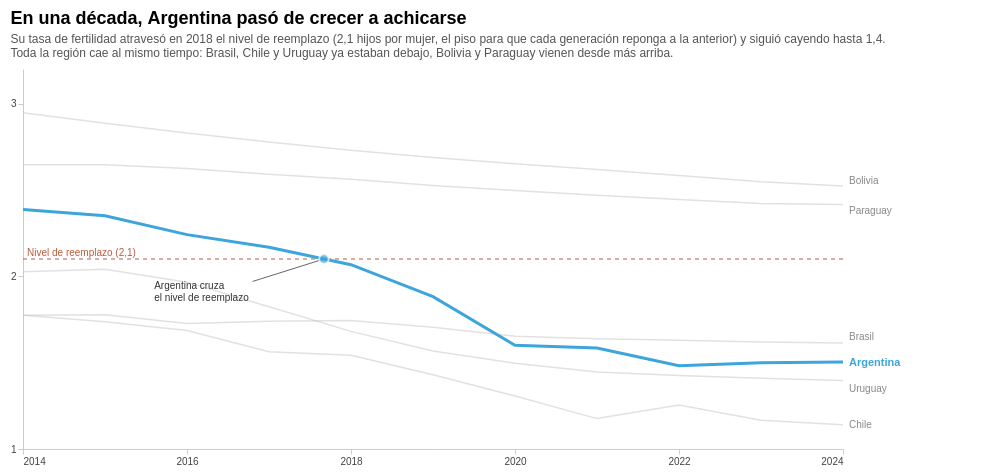

The cell this chart's notebook holds for it:
### Markdown cell above
## 7. Gráfico 3 — En una década, Argentina pasó de crecer a achicarse

Line chart con Argentina destacada en azul y los vecinos en gris.
Una línea de referencia horizontal marca el **nivel de reemplazo (2,1 hijos por mujer)**:
el piso a partir del cual una generación deja de reponer a la anterior.
Se anota el momento en que Argentina cruza ese umbral (entre 2017 y 2018).

### Code cell
# --- Separación de series: Argentina (destacada) vs. el resto (en gris) ---
otros = df_fert[~df_fert["ES_DESTACADO"]].copy()
arg = df_fert[df_fert["ES_DESTACADO"]].copy()

# --- Campo derivado para el tooltip: distancia al nivel de reemplazo (2,1) ---
# Permite leer de un vistazo cuán por encima o por debajo del piso de reposición
# generacional está cada observación, que es justamente lo que cuenta el gráfico.
for _df in (otros, arg):
    _df["DIF_REEMPLAZO"] = _df["TFR"] - 2.1

# --- Tooltip compartido con nombres legibles y unidades explícitas ---
tooltip_fert = [
    alt.Tooltip("PAIS:N",          title="País"),
    alt.Tooltip("AÑO:Q",           title="Año", format="d"),
    alt.Tooltip("TFR:Q",           title="Hijos por mujer",                  format=".2f"),
    alt.Tooltip("DIF_REEMPLAZO:Q", title="Diferencia con el reemplazo (2,1)", format="+.2f"),
]

# --- Escalas y ejes compartidos entre capas ---
y_scale = alt.Scale(domain=[1, 3.2], nice=False)
x_scale = alt.Scale(domain=[2014, 2024], nice=False)
x_axis = alt.Axis(labelAngle=0, values=list(range(2014, 2025, 2)), format="d")
y_axis = alt.Axis(values=[1, 2, 3], tickCount=3, format="d")

# --- Línea de referencia: nivel de reemplazo (2,1 hijos por mujer) ---
replacement = alt.Chart(pd.DataFrame({"y": [2.1]})).mark_rule(
    color="#B85C3C", strokeDash=[4, 4], strokeWidth=1
).encode(y=alt.Y("y:Q", scale=y_scale))

replacement_label = alt.Chart(
    pd.DataFrame({"y": [2.1], "x": [2014], "t": ["Nivel de reemplazo (2,1)"]})
).mark_text(
    align="left", dx=4, dy=-6, color="#B85C3C", fontSize=10
).encode(x=alt.X("x:Q", scale=x_scale), y=alt.Y("y:Q", scale=y_scale), text="t:N")

# --- Líneas de los vecinos (gris claro, transparentes) ---
otros_lineas = (
    alt.Chart(otros)
    .mark_line(strokeWidth=1.5, opacity=0.45)
    .encode(
        x=alt.X("AÑO:Q", title=None, axis=x_axis, scale=x_scale),
        y=alt.Y("TFR:Q", title=None, scale=y_scale, axis=y_axis),
        color=alt.value("#bdbdbd"),
        detail="PAIS:N",
    )
)

# --- Puntos invisibles sobre cada observación para enganchar el tooltip ---
otros_puntos = (
    alt.Chart(otros)
    .mark_point(size=60, opacity=0)
    .encode(
        x=alt.X("AÑO:Q", scale=x_scale),
        y=alt.Y("TFR:Q", scale=y_scale),
        tooltip=tooltip_fert,
    )
)

# --- Etiquetas finales con offset manual para evitar superposición ---
offsets_etiquetas = {
    "Bolivia": 2.55, "Paraguay": 2.38, "Brasil": 1.65,
    "Argentina": 1.50, "Uruguay": 1.35, "Chile": 1.14,
}
ultimo_anio = int(df_fert["AÑO"].max())
df_etiquetas = pd.DataFrame([
    {"AÑO": ultimo_anio, "PAIS": p, "y": y, "ES_DESTACADO": p == HIGHLIGHT}
    for p, y in offsets_etiquetas.items()
])

otros_etiquetas = (
    alt.Chart(df_etiquetas[~df_etiquetas["ES_DESTACADO"]])
    .mark_text(align="left", dx=6, fontSize=10, color="#888")
    .encode(x=alt.X("AÑO:Q", scale=x_scale), y=alt.Y("y:Q", scale=y_scale), text="PAIS:N")
)

# --- Línea de Argentina (destacada en azul, más gruesa) ---
arg_linea = (
    alt.Chart(arg)
    .mark_line(strokeWidth=3, color="#3CA5DC")
    .encode(
        x=alt.X("AÑO:Q", scale=x_scale),
        y=alt.Y("TFR:Q", scale=y_scale),
    )
)

# --- Puntos invisibles sobre Argentina para enganchar el tooltip año a año ---
arg_puntos = (
    alt.Chart(arg)
    .mark_point(size=80, opacity=0)
    .encode(
        x=alt.X("AÑO:Q", scale=x_scale),
        y=alt.Y("TFR:Q", scale=y_scale),
        tooltip=tooltip_fert,
    )
)

arg_etiqueta = (
    alt.Chart(df_etiquetas[df_etiquetas["ES_DESTACADO"]])
    .mark_text(align="left", dx=6, fontSize=11, fontWeight="bold", color="#3CA5DC")
    .encode(x=alt.X("AÑO:Q", scale=x_scale), y=alt.Y("y:Q", scale=y_scale), text="PAIS:N")
)

# --- Anotación: Argentina cruza el reemplazo entre 2017 (2,168) y 2018 (2,067) ---
# Interpolación lineal sobre y=2,1 -> x ≈ 2017,67
cross_x, cross_y = 2017.67, 2.1
df_cruce = pd.DataFrame({"AÑO": [cross_x], "TFR": [cross_y]})
punto_cruce = (
    alt.Chart(df_cruce)
    .mark_point(size=90, filled=True, color="#3CA5DC", stroke="white", strokeWidth=2)
    .encode(x=alt.X("AÑO:Q", scale=x_scale), y=alt.Y("TFR:Q", scale=y_scale))
)
df_anotacion = pd.DataFrame({
    "AÑO": [2015.6], "TFR": [1.97],
    "t": ["Argentina cruza\nel nivel de reemplazo"],
})
texto_cruce = (
    alt.Chart(df_anotacion)
    .mark_text(align="left", baseline="top", fontSize=10, color="#333", lineBreak="\n")
    .encode(x=alt.X("AÑO:Q", scale=x_scale), y=alt.Y("TFR:Q", scale=y_scale), text="t:N")
)
df_flecha = pd.DataFrame({"x": [cross_x], "x2": [2016.8], "y": [cross_y], "y2": [1.97]})
flecha_cruce = (
    alt.Chart(df_flecha)
    .mark_rule(color="#666", strokeWidth=1)
    .encode(
        x=alt.X("x:Q", scale=x_scale), x2="x2:Q",
        y=alt.Y("y:Q", scale=y_scale), y2="y2:Q",
    )
)

# --- Composición final ---
grafico_3 = (
    replacement + replacement_label
    + otros_lineas + otros_puntos + otros_etiquetas
    + arg_linea + arg_puntos + arg_etiqueta
    + flecha_cruce + punto_cruce + texto_cruce
).properties(
    width=820,
    height=380,
    title=alt.TitleParams(
        "En una década, Argentina pasó de crecer a achicarse",
        subtitle=[
            "Su tasa de fertilidad atravesó en 2018 el nivel de reemplazo (2,1 hijos por mujer, el piso para que cada generación reponga a la anterior) y siguió cayendo hasta 1,4.",
            "Toda la región cae al mismo tiempo: Brasil, Chile y Uruguay ya estaban debajo, Bolivia y Paraguay vienen desde más arriba.",
        ],
        anchor="start",
        fontSize=18,
        subtitleFontSize=12,
        subtitleColor="#555",
        subtitlePadding=6,
        offset=10,
    ),
    padding={"left": 10, "top": 10, "right": 80, "bottom": 10},
).configure_view(
    strokeOpacity=0
).configure_axis(
    grid=False, domainColor="#ccc", tickColor="#ccc",
    labelColor="#444", titleColor="#444",
)

grafico_3

### Figure 1 — Vega-Lite specification as saved in the notebook (floating-point values rounded to 4 significant figures)
{"config": {"view": {"continuousWidth": 300, "continuousHeight": 300, "strokeOpacity": 0}, "axis": {"domainColor": "#ccc", "grid": false, "labelColor": "#444", "tickColor": "#ccc", "titleColor": "#444"}}, "layer": [{"data": {"name": "data-d8b0a9c38565e3e4b32b657c9ce7e613"}, "mark": {"type": "rule", "color": "#B85C3C", "strokeDash": [4, 4], "strokeWidth": 1}, "encoding": {"y": {"field": "y", "scale": {"domain": [1, 3.2], "nice": false}, "type": "quantitative"}}}, {"data": {"name": "data-0fa8809f29be4233d16f01354c5f73f8"}, "mark": {"type": "text", "align": "left", "color": "#B85C3C", "dx": 4, "dy": -6, "fontSize": 10}, "encoding": {"text": {"field": "t", "type": "nominal"}, "x": {"field": "x", "scale": {"domain": [2014, 2024], "nice": false}, "type": "quantitative"}, "y": {"field": "y", "scale": {"domain": [1, 3.2], "nice": false}, "type": "quantitative"}}}, {"data": {"name": "data-20e6b887a3c6c9a495ef96ac7619a9e9"}, "mark": {"type": "line", "opacity": 0.45, "strokeWidth": 1.5}, "encoding": {"color": {"value": "#bdbdbd"}, "detail": {"field": "PAIS", "type": "nominal"}, "x": {"axis": {"format": "d", "labelAngle": 0, "values": [2014, 2016, 2018, 2020, 2022, 2024]}, "field": "AÑO", "scale": {"domain": [2014, 2024], "nice": false}, "title": null, "type": "quantitative"}, "y": {"axis": {"format": "d", "tickCount": 3, "values": [1, 2, 3]}, "field": "TFR", "scale": {"domain": [1, 3.2], "nice": false}, "title": null, "type": "quantitative"}}}, {"data": {"name": "data-20e6b887a3c6c9a495ef96ac7619a9e9"}, "mark": {"type": "point", "opacity": 0, "size": 60}, "encoding": {"tooltip": [{"field": "PAIS", "title": "País", "type": "nominal"}, {"field": "AÑO", "format": "d", "title": "Año", "type": "quantitative"}, {"field": "TFR", "format": ".2f", "title": "Hijos por mujer", "type": "quantitative"}, {"field": "DIF_REEMPLAZO", "format": "+.2f", "title": "Diferencia con el reemplazo (2,1)", "type": "quantitative"}], "x": {"field": "AÑO", "scale": {"domain": [2014, 2024], "nice": false}, "type": "quantitative"}, "y": {"field": "TFR", "scale": {"domain": [1, 3.2], "nice": false}, "type": "quantitative"}}}, {"data": {"name": "data-6bab21f5f34c5377e02d5d178e53b9ed"}, "mark": {"type": "text", "align": "left", "color": "#888", "dx": 6, "fontSize": 10}, "encoding": {"text": {"field": "PAIS", "type": "nominal"}, "x": {"field": "AÑO", "scale": {"domain": [2014, 2024], "nice": false}, "type": "quantitative"}, "y": {"field": "y", "scale": {"domain": [1, 3.2], "nice": false}, "type": "quantitative"}}}, {"data": {"name": "data-8b4e16b4707c78f932ef99b8db5cf79c"}, "mark": {"type": "line", "color": "#3CA5DC", "strokeWidth": 3}, "encoding": {"x": {"field": "AÑO", "scale": {"domain": [2014, 2024], "nice": false}, "type": "quantitative"}, "y": {"field": "TFR", "scale": {"domain": [1, 3.2], "nice": false}, "type": "quantitative"}}}, {"data": {"name": "data-8b4e16b4707c78f932ef99b8db5cf79c"}, "mark": {"type": "point", "opacity": 0, "size": 80}, "encoding": {"tooltip": [{"field": "PAIS", "title": "País", "type": "nominal"}, {"field": "AÑO", "format": "d", "title": "Año", "type": "quantitative"}, {"field": "TFR", "format": ".2f", "title": "Hijos por mujer", "type": "quantitative"}, {"field": "DIF_REEMPLAZO", "format": "+.2f", "title": "Diferencia con el reemplazo (2,1)", "type": "quantitative"}], "x": {"field": "AÑO", "scale": {"domain": [2014, 2024], "nice": false}, "type": "quantitative"}, "y": {"field": "TFR", "scale": {"domain": [1, 3.2], "nice": false}, "type": "quantitative"}}}, {"data": {"name": "data-9c69f8bb8a83fa3d7384a23565efd3ea"}, "mark": {"type": "text", "align": "left", "color": "#3CA5DC", "dx": 6, "fontSize": 11, "fontWeight": "bold"}, "encoding": {"text": {"field": "PAIS", "type": "nominal"}, "x": {"field": "AÑO", "scale": {"domain": [2014, 2024], "nice": false}, "type": "quantitative"}, "y": {"field": "y", "scale": {"domain": [1, 3.2], "nice": false}, "type": "quantitative"}}}, {"data": {"name": "data-33c46274da380b311e4e5b9710482255"}, "mark": {"type": "rule", "color": "#666", "strokeWidth": 1}, "encoding": {"x": {"field": "x", "scale": {"domain": [2014, 2024], "nice": false}, "type": "quantitative"}, "x2": {"field": "x2"}, "y": {"field": "y", "scale": {"domain": [1, 3.2], "nice": false}, "type": "quantitative"}, "y2": {"field": "y2"}}}, {"data": {"name": "data-f0191337d2b0371f3b780e96a729c809"}, "mark": {"type": "point", "color": "#3CA5DC", "filled": true, "size": 90, "stroke": "white", "strokeWidth": 2}, "encoding": {"x": {"field": "AÑO", "scale": {"domain": [2014, 2024], "nice": false}, "type": "quantitative"}, "y": {"field": "TFR", "scale": {"domain": [1, 3.2], "nice": false}, "type": "quantitative"}}}, {"data": {"name": "data-d8f2399329424ae8a462548ac89bfd3f"}, "mark": {"type": "text", "align": "left", "baseline": "top", "color": "#333", "fontSize": 10, "lineBreak": "\n"}, "encoding": {"text": {"field": "t", "type": "nominal"}, "x": {"field": "AÑO", "scale": {"domain": [2014, 2024], "nice": false}, "type": "quantitative"}, "y": {"field": "TFR", "scale": {"domain": [1, 3.2], "nice": false}, "type": "quantitative"}}}], "height": 380, "padding": {"left": 10, "top": 10, "right": 80, "bottom": 10}, "title": {"text": "En una década, Argentina pasó de crecer a achicarse", "anchor": "start", "fontSize": 18, "offset": 10, "subtitle": ["Su tasa de fertilidad atravesó en 2018 el nivel de reemplazo (2,1 hijos por mujer, el piso para que cada generación reponga a la anterior) y siguió cayendo hasta 1,4.", "Toda la región cae al mismo tiempo: Brasil, Chile y Uruguay ya estaban debajo, Bolivia y Paraguay vienen desde más arriba."], "subtitleColor": "#555", "subtitleFontSize": 12, "subtitlePadding": 6}, "width": 820, "$schema": "https://vega.github.io/schema/vega-lite/v6.4.1.json", "datasets": {"data-d8b0a9c38565e3e4b32b657c9ce7e613": [{"y": 2.1}], "data-0fa8809f29be4233d16f01354c5f73f8": [{"y": 2.1, "x": 2014, "t": "Nivel de reemplazo (2,1)"}], "data-20e6b887a3c6c9a495ef96ac7619a9e9": [{"AÑO": 2014, "PAIS": "Bolivia", "TFR": 2.947, "ES_DESTACADO": false, "DIF_REEMPLAZO": 0.847}, {"AÑO": 2015, "PAIS": "Bolivia", "TFR": 2.886, "ES_DESTACADO": false, "DIF_REEMPLAZO": 0.786}, {"AÑO": 2016, "PAIS": "Bolivia", "TFR": 2.829, "ES_DESTACADO": false, "DIF_REEMPLAZO": 0.729}, {"AÑO": 2017, "PAIS": "Bolivia", "TFR": 2.777, "ES_DESTACADO": false, "DIF_REEMPLAZO": 0.677}, {"AÑO": 2018, "PAIS": "Bolivia", "TFR": 2.73, "ES_DESTACADO": false, "DIF_REEMPLAZO": 0.63}, {"AÑO": 2019, "PAIS": "Bolivia", "TFR": 2.688, "ES_DESTACADO": false, "DIF_REEMPLAZO": 0.588}, {"AÑO": 2020, "PAIS": "Bolivia", "TFR": 2.651, "ES_DESTACADO": false, "DIF_REEMPLAZO": 0.551}, {"AÑO": 2021, "PAIS": "Bolivia", "TFR": 2.618, "ES_DESTACADO": false, "DIF_REEMPLAZO": 0.518}, {"AÑO": 2022, "PAIS": "Bolivia", "TFR": 2.584, "ES_DESTACADO": false, "DIF_REEMPLAZO": 0.484}, {"AÑO": 2023, "PAIS": "Bolivia", "TFR": 2.547, "ES_DESTACADO": false, "DIF_REEMPLAZO": 0.447}, {"AÑO": 2024, "PAIS": "Bolivia", "TFR": 2.523, "ES_DESTACADO": false, "DIF_REEMPLAZO": 0.423}, {"AÑO": 2014, "PAIS": "Brasil", "TFR": 1.775, "ES_DESTACADO": false, "DIF_REEMPLAZO": -0.325}, {"AÑO": 2015, "PAIS": "Brasil", "TFR": 1.777, "ES_DESTACADO": false, "DIF_REEMPLAZO": -0.323}, {"AÑO": 2016, "PAIS": "Brasil", "TFR": 1.727, "ES_DESTACADO": false, "DIF_REEMPLAZO": -0.373}, {"AÑO": 2017, "PAIS": "Brasil", "TFR": 1.74, "ES_DESTACADO": false, "DIF_REEMPLAZO": -0.36}, {"AÑO": 2018, "PAIS": "Brasil", "TFR": 1.744, "ES_DESTACADO": false, "DIF_REEMPLAZO": -0.356}, {"AÑO": 2019, "PAIS": "Brasil", "TFR": 1.705, "ES_DESTACADO": false, "DIF_REEMPLAZO": -0.395}, {"AÑO": 2020, "PAIS": "Brasil", "TFR": 1.653, "ES_DESTACADO": false, "DIF_REEMPLAZO": -0.447}, {"AÑO": 2021, "PAIS": "Brasil", "TFR": 1.638, "ES_DESTACADO": false, "DIF_REEMPLAZO": -0.462}, {"AÑO": 2022, "PAIS": "Brasil", "TFR": 1.629, "ES_DESTACADO": false, "DIF_REEMPLAZO": -0.471}, {"AÑO": 2023, "PAIS": "Brasil", "TFR": 1.619, "ES_DESTACADO": false, "DIF_REEMPLAZO": -0.481}, {"AÑO": 2024, "PAIS": "Brasil", "TFR": 1.614, "ES_DESTACADO": false, "DIF_REEMPLAZO": -0.486}, {"AÑO": 2014, "PAIS": "Chile", "TFR": 1.774, "ES_DESTACADO": false, "DIF_REEMPLAZO": -0.326}, {"AÑO": 2015, "PAIS": "Chile", "TFR": 1.737, "ES_DESTACADO": false, "DIF_REEMPLAZO": -0.363}, {"AÑO": 2016, "PAIS": "Chile", "TFR": 1.686, "ES_DESTACADO": false, "DIF_REEMPLAZO": -0.414}, {"AÑO": 2017, "PAIS": "Chile", "TFR": 1.563, "ES_DESTACADO": false, "DIF_REEMPLAZO": -0.537}, {"AÑO": 2018, "PAIS": "Chile", "TFR": 1.543, "ES_DESTACADO": false, "DIF_REEMPLAZO": -0.557}, {"AÑO": 2019, "PAIS": "Chile", "TFR": 1.43, "ES_DESTACADO": false, "DIF_REEMPLAZO": -0.67}, {"AÑO": 2020, "PAIS": "Chile", "TFR": 1.307, "ES_DESTACADO": false, "DIF_REEMPLAZO": -0.793}, {"AÑO": 2021, "PAIS": "Chile", "TFR": 1.176, "ES_DESTACADO": false, "DIF_REEMPLAZO": -0.924}, {"AÑO": 2022, "PAIS": "Chile", "TFR": 1.255, "ES_DESTACADO": false, "DIF_REEMPLAZO": -0.845}, {"AÑO": 2023, "PAIS": "Chile", "TFR": 1.167, "ES_DESTACADO": false, "DIF_REEMPLAZO": -0.933}, {"AÑO": 2024, "PAIS": "Chile", "TFR": 1.14, "ES_DESTACADO": false, "DIF_REEMPLAZO": -0.96}, {"AÑO": 2014, "PAIS": "Paraguay", "TFR": 2.646, "ES_DESTACADO": false, "DIF_REEMPLAZO": 0.546}, {"AÑO": 2015, "PAIS": "Paraguay", "TFR": 2.645, "ES_DESTACADO": false, "DIF_REEMPLAZO": 0.545}, {"AÑO": 2016, "PAIS": "Paraguay", "TFR": 2.624, "ES_DESTACADO": false, "DIF_REEMPLAZO": 0.524}, {"AÑO": 2017, "PAIS": "Paraguay", "TFR": 2.591, "ES_DESTACADO": false, "DIF_REEMPLAZO": 0.491}, {"AÑO": 2018, "PAIS": "Paraguay", "TFR": 2.561, "ES_DESTACADO": false, "DIF_REEMPLAZO": 0.461}, {"AÑO": 2019, "PAIS": "Paraguay", "TFR": 2.525, "ES_DESTACADO": false, "DIF_REEMPLAZO": 0.425}, {"AÑO": 2020, "PAIS": "Paraguay", "TFR": 2.497, "ES_DESTACADO": false, "DIF_REEMPLAZO": 0.397}, {"AÑO": 2021, "PAIS": "Paraguay", "TFR": 2.469, "ES_DESTACADO": false, "DIF_REEMPLAZO": 0.369}, {"AÑO": 2022, "PAIS": "Paraguay", "TFR": 2.444, "ES_DESTACADO": false, "DIF_REEMPLAZO": 0.344}, {"AÑO": 2023, "PAIS": "Paraguay", "TFR": 2.422, "ES_DESTACADO": false, "DIF_REEMPLAZO": 0.322}, {"AÑO": 2024, "PAIS": "Paraguay", "TFR": 2.416, "ES_DESTACADO": false, "DIF_REEMPLAZO": 0.316}, {"AÑO": 2014, "PAIS": "Uruguay", "TFR": 2.026, "ES_DESTACADO": false, "DIF_REEMPLAZO": -0.074}, {"AÑO": 2015, "PAIS": "Uruguay", "TFR": 2.041, "ES_DESTACADO": false, "DIF_REEMPLAZO": -0.059}, {"AÑO": 2016, "PAIS": "Uruguay", "TFR": 1.966, "ES_DESTACADO": false, "DIF_REEMPLAZO": -0.134}, {"AÑO": 2017, "PAIS": "Uruguay", "TFR": 1.824, "ES_DESTACADO": false, "DIF_REEMPLAZO": -0.276}, {"AÑO": 2018, "PAIS": "Uruguay", "TFR": 1.681, "ES_DESTACADO": false, "DIF_REEMPLAZO": -0.419}, {"AÑO": 2019, "PAIS": "Uruguay", "TFR": 1.567, "ES_DESTACADO": false, "DIF_REEMPLAZO": -0.533}, {"AÑO": 2020, "PAIS": "Uruguay", "TFR": 1.497, "ES_DESTACADO": false, "DIF_REEMPLAZO": -0.603}, {"AÑO": 2021, "PAIS": "Uruguay", "TFR": 1.446, "ES_DESTACADO": false, "DIF_REEMPLAZO": -0.654}, {"AÑO": 2022, "PAIS": "Uruguay", "TFR": 1.425, "ES_DESTACADO": false, "DIF_REEMPLAZO": -0.675}, {"AÑO": 2023, "PAIS": "Uruguay", "TFR": 1.409, "ES_DESTACADO": false, "DIF_REEMPLAZO": -0.691}, {"AÑO": 2024, "PAIS": "Uruguay", "TFR": 1.397, "ES_DESTACADO": false, "DIF_REEMPLAZO": -0.703}], "data-6bab21f5f34c5377e02d5d178e53b9ed": [{"AÑO": 2024, "PAIS": "Bolivia", "y": 2.55, "ES_DESTACADO": false}, {"AÑO": 2024, "PAIS": "Paraguay", "y": 2.38, "ES_DESTACADO": false}, {"AÑO": 2024, "PAIS": "Brasil", "y": 1.65, "ES_DESTACADO": false}, {"AÑO": 2024, "PAIS": "Uruguay", "y": 1.35, "ES_DESTACADO": false}, {"AÑO": 2024, "PAIS": "Chile", "y": 1.14, "ES_DESTACADO": false}], "data-8b4e16b4707c78f932ef99b8db5cf79c": [{"AÑO": 2014, "PAIS": "Argentina", "TFR": 2.386, "ES_DESTACADO": true, "DIF_REEMPLAZO": 0.286}, {"AÑO": 2015, "PAIS": "Argentina", "TFR": 2.35, "ES_DESTACADO": true, "DIF_REEMPLAZO": 0.25}, {"AÑO": 2016, "PAIS": "Argentina", "TFR": 2.241, "ES_DESTACADO": true, "DIF_REEMPLAZO": 0.141}, {"AÑO": 2017, "PAIS": "Argentina", "TFR": 2.168, "ES_DESTACADO": true, "DIF_REEMPLAZO": 0.068}, {"AÑO": 2018, "PAIS": "Argentina", "TFR": 2.067, "ES_DESTACADO": true, "DIF_REEMPLAZO": -0.033}, {"AÑO": 2019, "PAIS": "Argentina", "TFR": 1.882, "ES_DESTACADO": true, "DIF_REEMPLAZO": -0.218}, {"AÑO": 2020, "PAIS": "Argentina", "TFR": 1.601, "ES_DESTACADO": true, "DIF_REEMPLAZO": -0.499}, {"AÑO": 2021, "PAIS": "Argentina", "TFR": 1.585, "ES_DESTACADO": true, "DIF_REEMPLAZO": -0.515}, {"AÑO": 2022, "PAIS": "Argentina", "TFR": 1.482, "ES_DESTACADO": true, "DIF_REEMPLAZO": -0.618}, {"AÑO": 2023, "PAIS": "Argentina", "TFR": 1.5, "ES_DESTACADO": true, "DIF_REEMPLAZO": -0.6}, {"AÑO": 2024, "PAIS": "Argentina", "TFR": 1.504, "ES_DESTACADO": true, "DIF_REEMPLAZO": -0.596}], "data-9c69f8bb8a83fa3d7384a23565efd3ea": [{"AÑO": 2024, "PAIS": "Argentina", "y": 1.5, "ES_DESTACADO": true}], "data-33c46274da380b311e4e5b9710482255": [{"x": 2018.0, "x2": 2017.0, "y": 2.1, "y2": 1.97}], "data-f0191337d2b0371f3b780e96a729c809": [{"AÑO": 2018.0, "TFR": 2.1}], "data-d8f2399329424ae8a462548ac89bfd3f": [{"AÑO": 2016.0, "TFR": 1.97, "t": "Argentina cruza\nel nivel de reemplazo"}]}}
